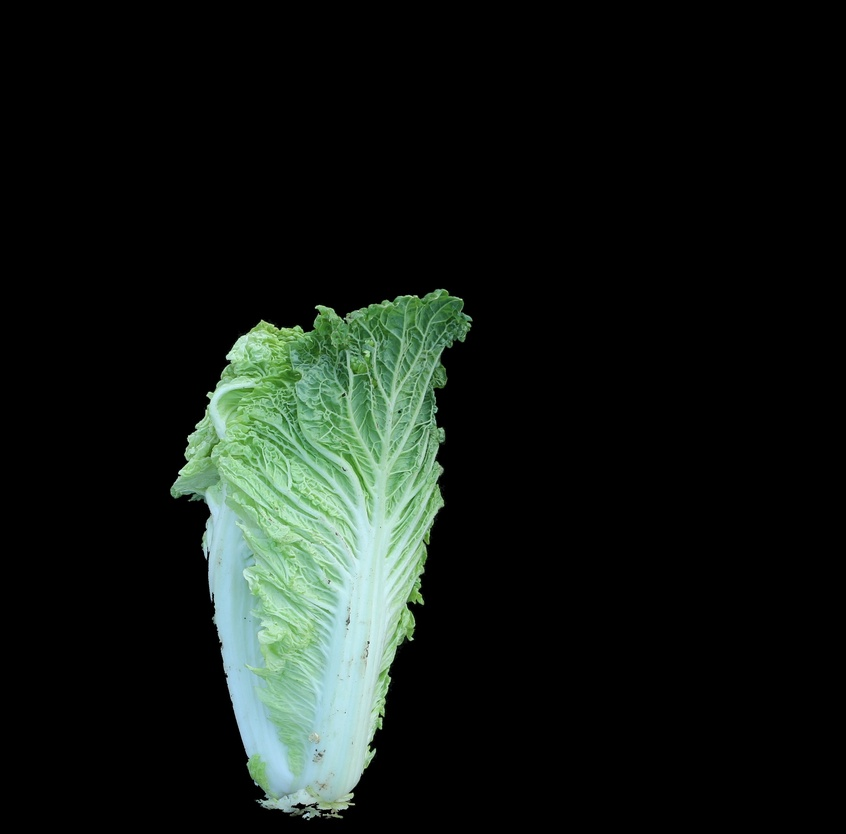
#> input picture output/center/centered_22A-T-34-2球形侧视图.JPG, 846 x 834 px, shrunk from 3105 x 3061 before the run
$ python '1-4 Classify.py'
#> lines starting #> are read from the running program, lines starting #| are printed output that depends on the picture; after the words box and inside, x2 and y2 are one past the last pixel; in counts of white or black regions, pixels touching at a corner belong together
import cv2
import numpy as np

# 读取图像
image = cv2.imread('centered_22A-T-34-2球形侧视图.JPG')
#> image is the input picture: shape (834, 846, 3); mean B, G, R 21.6, 26.2, 19.4
gray = cv2.cvtColor(image, cv2.COLOR_BGR2GRAY)
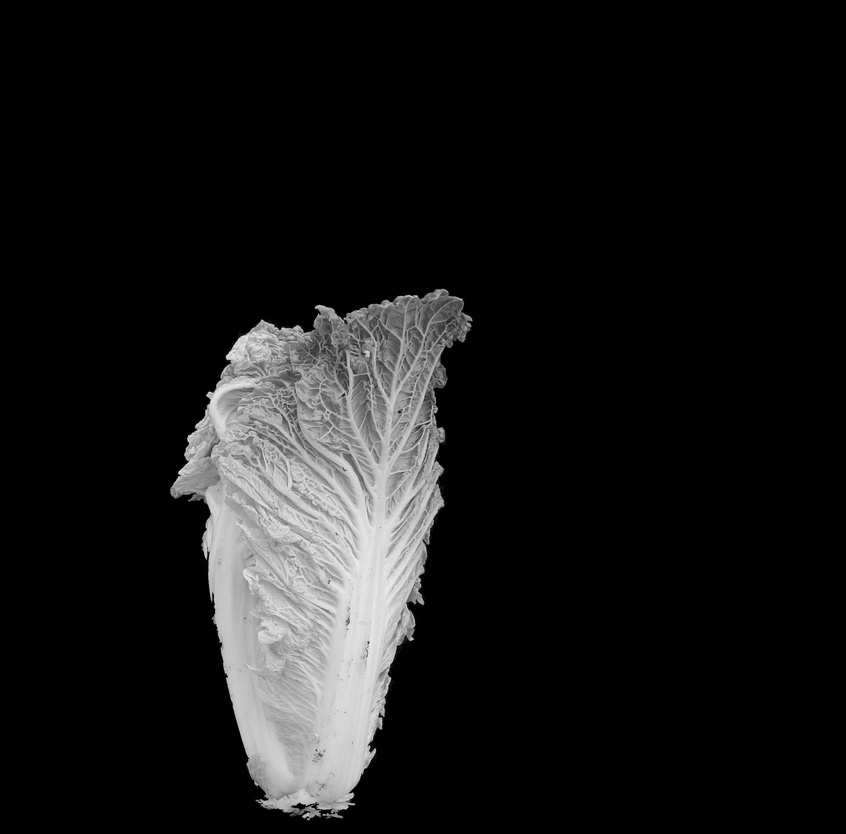
#> gray: shape (834, 846); min 0, max 240, mean 23.6

# 获取图像尺寸
height, width = gray.shape
#> height = 834; width = 846

# 计算图像的上面三分之一的高度
top_third_height = height // 3
#> top_third_height = 278

# 二值化处理
_, binary = cv2.threshold(gray, 128, 255, cv2.THRESH_BINARY_INV)
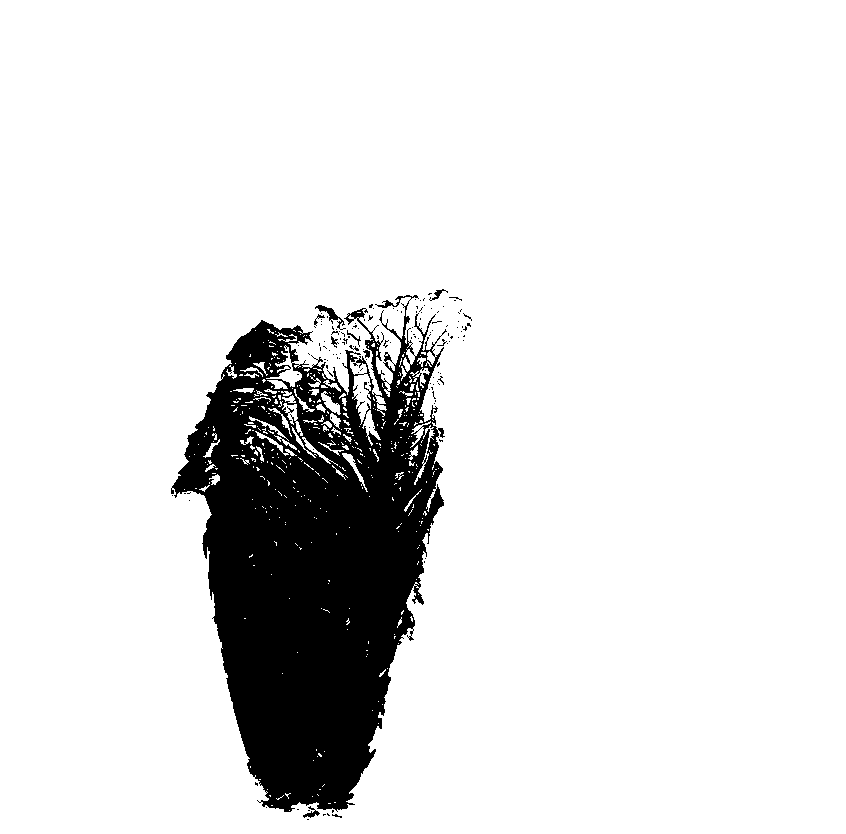
#> binary: shape (834, 846); 88.4% white; 142 black regions (133 under 20 px), largest, box (x1, y1, x2, y2) and area: (171, 295, 447, 812) 81097, (315, 305, 346, 330) 188, (303, 806, 320, 818) 77

# 轮廓检测
contours, _ = cv2.findContours(binary, cv2.RETR_EXTERNAL, cv2.CHAIN_APPROX_SIMPLE)
#> contours = [[[0, 0], [0, 833], [845, 833], [845, 0]]]

# 创建一个空白图像，用于显示结果
contour_image = np.zeros_like(gray)

# 遍历每个轮廓，保留在上面三分之一区域内的轮廓
for cnt in contours:
    # 检查轮廓的所有点是否位于上面三分之一的区域
    if any(point[0][1] < top_third_height for point in cnt):
        # 绘制轮廓
        cv2.drawContours(contour_image, [cnt], -1, (255), 2)  # 用白色绘制
#> this loop made 1 pass
#> cnt on pass 1: [[0, 0], [0, 833], [845, 833], [845, 0]]
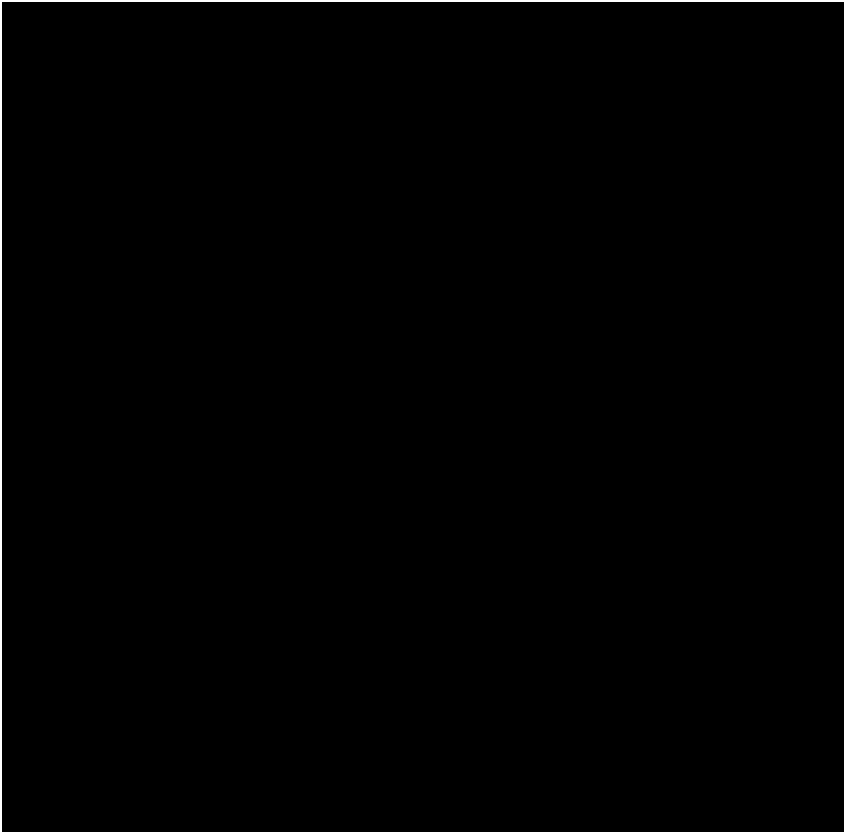
#> contour_image: shape (834, 846); 0.95% white; 1 white region, box (x1, y1, x2, y2) and area: (0, 0, 846, 834) 6704

# 显示结果
cv2.imshow('Top Third Contours', contour_image)
cv2.waitKey(0)
cv2.destroyAllWindows()

$ run again, with output/center/centered_22A-T-34-5球形侧视图.JPG copied over output/center/centered_22A-T-34-2球形侧视图.JPG
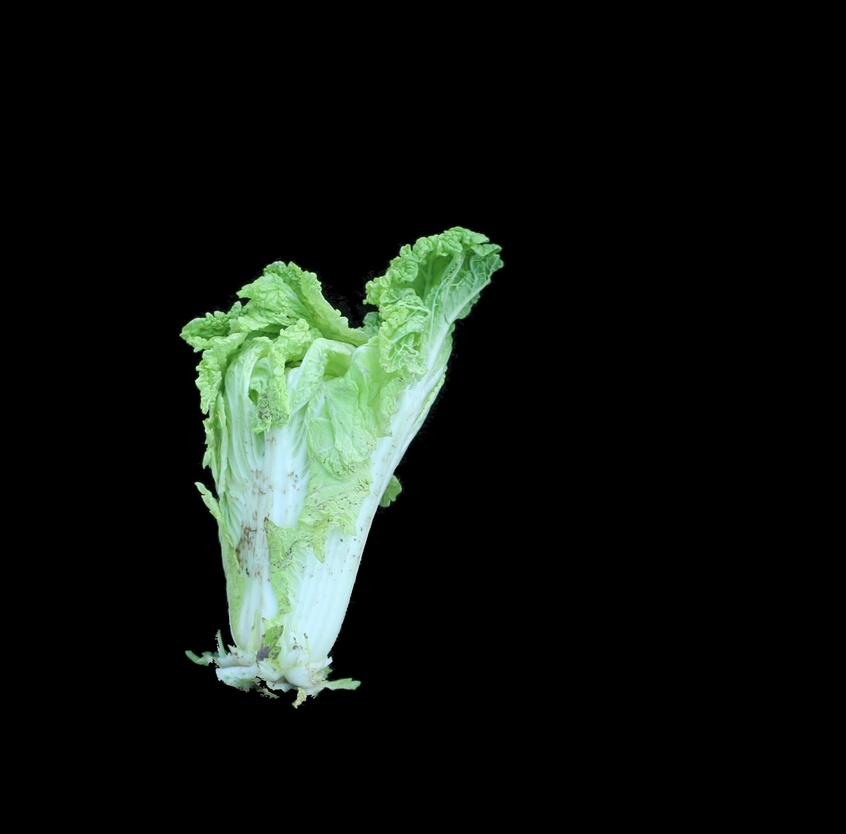
#> input picture output/center/centered_22A-T-34-5球形侧视图.JPG, 846 x 834 px, shrunk from 3105 x 3061 before the run
#> image is the input picture: shape (834, 846, 3); mean B, G, R 18.3, 23.1, 17.2
#> `gray = cv2.cvtColor(image, cv2.COLOR_BGR2GRAY)`:
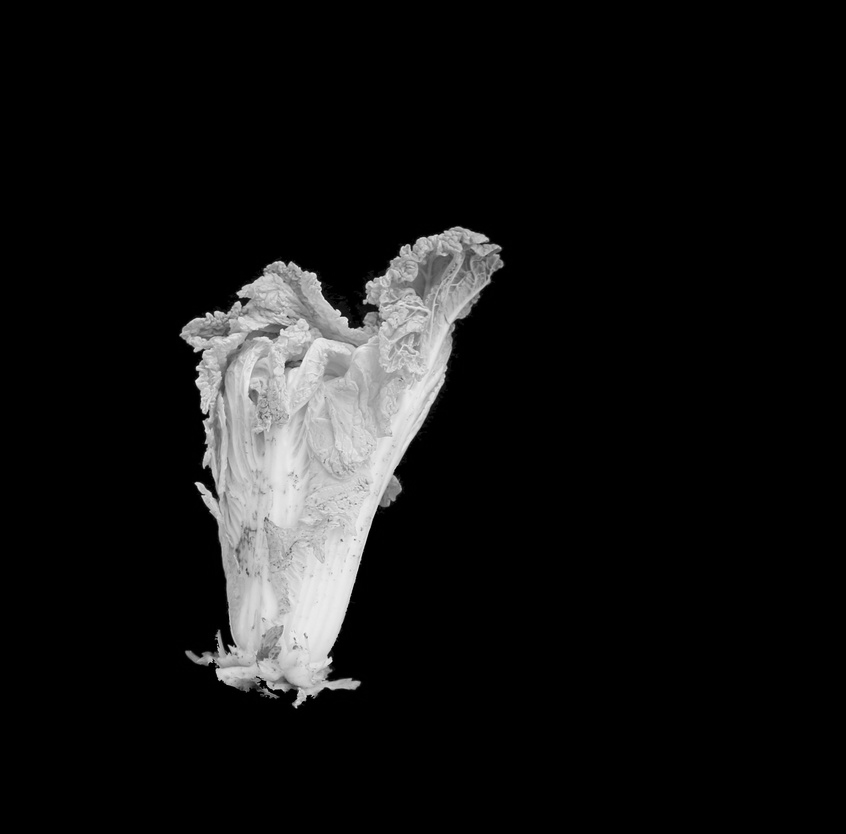
#> gray: shape (834, 846); min 0, max 245, mean 20.8
#> `_, binary = cv2.threshold(gray, 128, 255, cv2.THRESH_BINARY_INV)`:
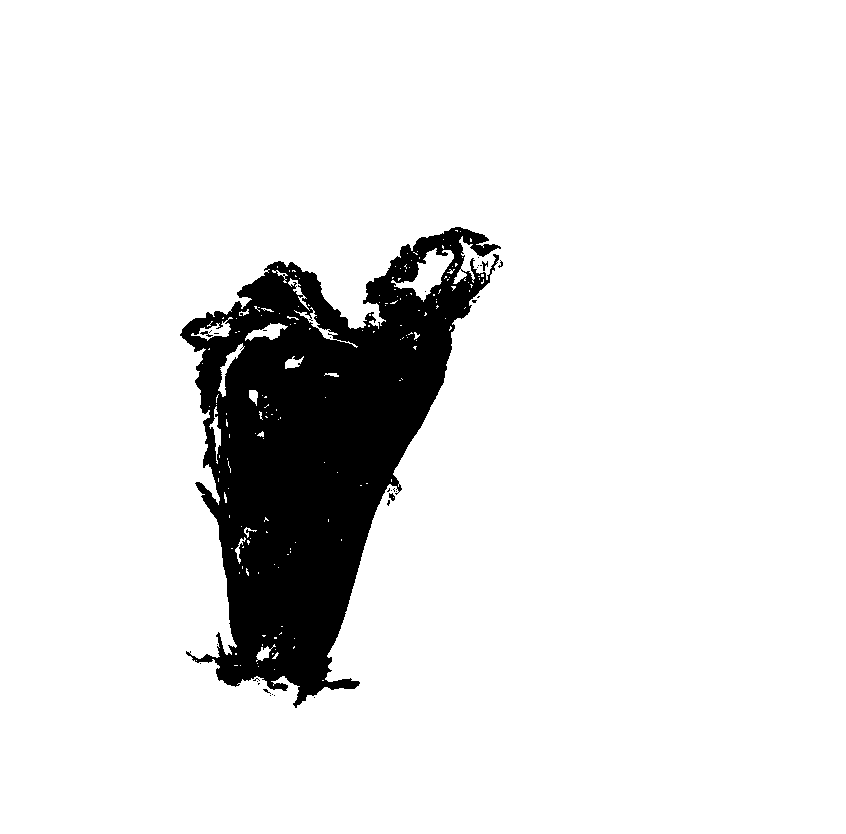
#> binary: shape (834, 846); 89.7% white; 31 black regions (27 under 20 px), largest, box (x1, y1, x2, y2) and area: (180, 227, 501, 708) 72625, (389, 493, 395, 501) 32, (200, 331, 213, 337) 31, (482, 261, 488, 271) 30
#> contours = [[[0, 0], [0, 833], [845, 833], [845, 0]]]
#> the loop `for cnt in contours:` made 1 pass
#> cnt on pass 1: [[0, 0], [0, 833], [845, 833], [845, 0]]
